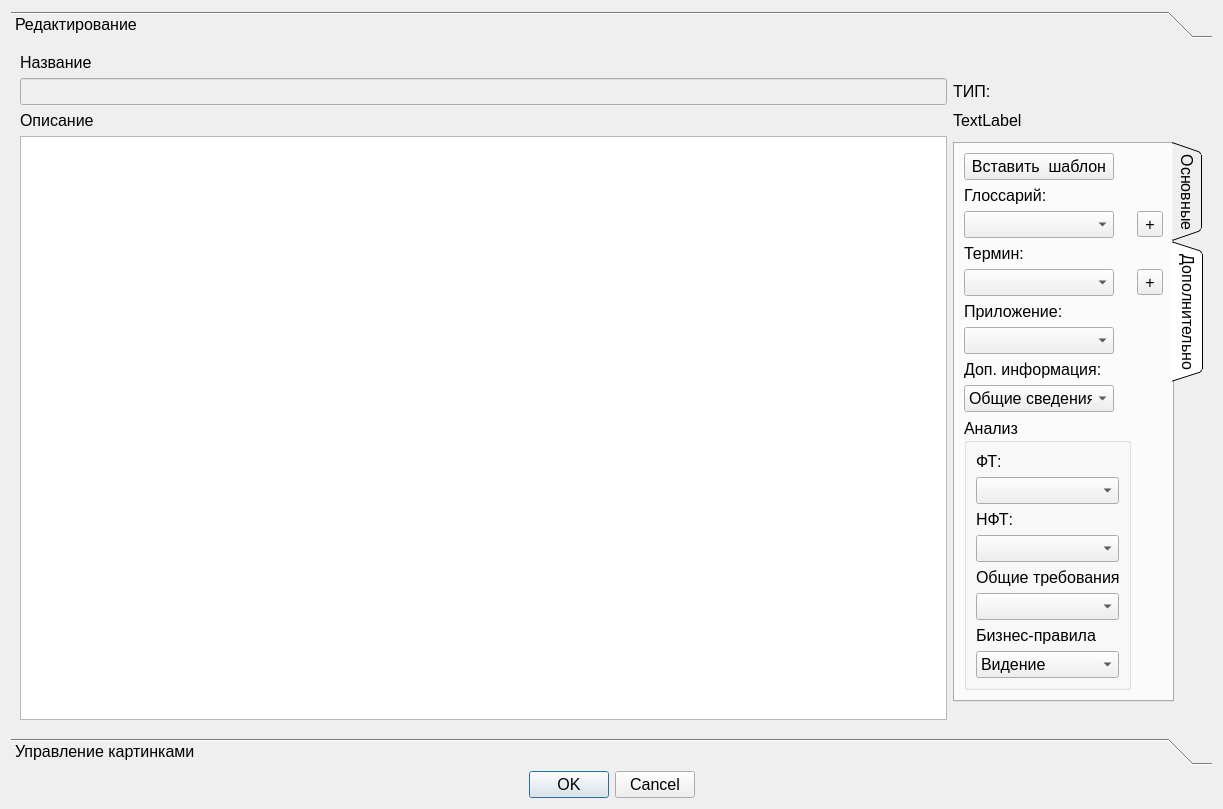
<?xml version="1.0" encoding="UTF-8"?>
<ui version="4.0">
 <class>EditorDialog</class>
 <widget class="QDialog" name="EditorDialog">
  <property name="geometry">
   <rect>
    <x>0</x>
    <y>0</y>
    <width>1223</width>
    <height>809</height>
   </rect>
  </property>
  <property name="windowTitle">
   <string>Текстовый редактор</string>
  </property>
  <property name="sizeGripEnabled">
   <bool>false</bool>
  </property>
  <layout class="QGridLayout" name="gridLayout">
   <item row="1" column="0">
    <widget class="QToolBox" name="EditorlBox">
     <property name="font">
      <font>
       <pointsize>12</pointsize>
      </font>
     </property>
     <property name="currentIndex">
      <number>0</number>
     </property>
     <widget class="QWidget" name="editorPage">
      <property name="geometry">
       <rect>
        <x>0</x>
        <y>0</y>
        <width>1189</width>
        <height>689</height>
       </rect>
      </property>
      <attribute name="label">
       <string>Редактирование</string>
      </attribute>
      <layout class="QGridLayout" name="gridLayout_3">
       <item row="6" column="2">
        <widget class="QLabel" name="descriptionLabel">
         <property name="text">
          <string>Описание</string>
         </property>
        </widget>
       </item>
       <item row="1" column="2">
        <widget class="QLabel" name="nameLabel">
         <property name="text">
          <string>Название </string>
         </property>
        </widget>
       </item>
       <item row="2" column="2" colspan="4">
        <widget class="QLineEdit" name="nameEdit">
         <property name="enabled">
          <bool>false</bool>
         </property>
        </widget>
       </item>
       <item row="16" column="2">
        <spacer name="verticalSpacer">
         <property name="orientation">
          <enum>Qt::Vertical</enum>
         </property>
         <property name="sizeHint" stdset="0">
          <size>
           <width>20</width>
           <height>40</height>
          </size>
         </property>
        </spacer>
       </item>
       <item row="11" column="2" rowspan="5" colspan="4">
        <widget class="QTextEdit" name="descriptionEdit">
         <property name="minimumSize">
          <size>
           <width>0</width>
           <height>560</height>
          </size>
         </property>
         <property name="font">
          <font>
           <family>Consolas</family>
           <pointsize>12</pointsize>
          </font>
         </property>
        </widget>
       </item>
       <item row="12" column="6">
        <widget class="QTabWidget" name="tabWidget">
         <property name="minimumSize">
          <size>
           <width>0</width>
           <height>560</height>
          </size>
         </property>
         <property name="maximumSize">
          <size>
           <width>250</width>
           <height>560</height>
          </size>
         </property>
         <property name="autoFillBackground">
          <bool>false</bool>
         </property>
         <property name="tabPosition">
          <enum>QTabWidget::East</enum>
         </property>
         <property name="tabShape">
          <enum>QTabWidget::Triangular</enum>
         </property>
         <property name="currentIndex">
          <number>1</number>
         </property>
         <property name="elideMode">
          <enum>Qt::ElideNone</enum>
         </property>
         <property name="movable">
          <bool>true</bool>
         </property>
         <widget class="QWidget" name="tab">
          <attribute name="title">
           <string>Основные</string>
          </attribute>
          <layout class="QGridLayout" name="gridLayout_4">
           <item row="5" column="1">
            <widget class="QPushButton" name="anchorButton">
             <property name="text">
              <string>ANCHOR</string>
             </property>
            </widget>
           </item>
           <item row="1" column="0">
            <widget class="QPushButton" name="understrikeButton">
             <property name="maximumSize">
              <size>
               <width>32</width>
               <height>32</height>
              </size>
             </property>
             <property name="font">
              <font>
               <pointsize>12</pointsize>
               <underline>true</underline>
              </font>
             </property>
             <property name="text">
              <string>U</string>
             </property>
            </widget>
           </item>
           <item row="0" column="1">
            <widget class="QPushButton" name="enumButton">
             <property name="maximumSize">
              <size>
               <width>120</width>
               <height>16777215</height>
              </size>
             </property>
             <property name="font">
              <font>
               <pointsize>12</pointsize>
              </font>
             </property>
             <property name="text">
              <string>Перечисление</string>
             </property>
            </widget>
           </item>
           <item row="10" column="1" rowspan="2">
            <spacer name="verticalSpacer_2">
             <property name="orientation">
              <enum>Qt::Vertical</enum>
             </property>
             <property name="sizeHint" stdset="0">
              <size>
               <width>20</width>
               <height>40</height>
              </size>
             </property>
            </spacer>
           </item>
           <item row="8" column="1">
            <widget class="QComboBox" name="paragraphBox">
             <property name="font">
              <font>
               <pointsize>12</pointsize>
              </font>
             </property>
             <item>
              <property name="text">
               <string>Пункт уровня 1</string>
              </property>
             </item>
             <item>
              <property name="text">
               <string>Пункт уровня 2</string>
              </property>
             </item>
             <item>
              <property name="text">
               <string>Пункт уровня 3</string>
              </property>
             </item>
             <item>
              <property name="text">
               <string>Пункт уровня 4</string>
              </property>
             </item>
            </widget>
           </item>
           <item row="3" column="1">
            <widget class="QPushButton" name="tableButton">
             <property name="maximumSize">
              <size>
               <width>120</width>
               <height>16777215</height>
              </size>
             </property>
             <property name="font">
              <font>
               <pointsize>12</pointsize>
              </font>
             </property>
             <property name="text">
              <string>Таблица</string>
             </property>
            </widget>
           </item>
           <item row="2" column="0">
            <widget class="QPushButton" name="boldButton">
             <property name="maximumSize">
              <size>
               <width>32</width>
               <height>32</height>
              </size>
             </property>
             <property name="font">
              <font>
               <pointsize>12</pointsize>
               <weight>75</weight>
               <bold>true</bold>
              </font>
             </property>
             <property name="text">
              <string>B</string>
             </property>
            </widget>
           </item>
           <item row="7" column="1">
            <widget class="QComboBox" name="titlesBox">
             <property name="font">
              <font>
               <pointsize>12</pointsize>
              </font>
             </property>
             <item>
              <property name="text">
               <string>Заголовок 1</string>
              </property>
             </item>
             <item>
              <property name="text">
               <string>Заголовок 2</string>
              </property>
             </item>
             <item>
              <property name="text">
               <string>Заголовок 3</string>
              </property>
             </item>
             <item>
              <property name="text">
               <string>Заголовок 4</string>
              </property>
             </item>
            </widget>
           </item>
           <item row="1" column="1">
            <widget class="QPushButton" name="noteButton">
             <property name="maximumSize">
              <size>
               <width>120</width>
               <height>16777215</height>
              </size>
             </property>
             <property name="font">
              <font>
               <pointsize>12</pointsize>
              </font>
             </property>
             <property name="text">
              <string>Примечание</string>
             </property>
            </widget>
           </item>
           <item row="0" column="0">
            <widget class="QPushButton" name="italicButton">
             <property name="maximumSize">
              <size>
               <width>32</width>
               <height>32</height>
              </size>
             </property>
             <property name="font">
              <font>
               <pointsize>12</pointsize>
               <italic>true</italic>
              </font>
             </property>
             <property name="text">
              <string>I</string>
             </property>
             <property name="default">
              <bool>false</bool>
             </property>
             <property name="flat">
              <bool>false</bool>
             </property>
            </widget>
           </item>
           <item row="4" column="1">
            <widget class="QPushButton" name="codeButton">
             <property name="maximumSize">
              <size>
               <width>120</width>
               <height>16777215</height>
              </size>
             </property>
             <property name="font">
              <font>
               <pointsize>12</pointsize>
              </font>
             </property>
             <property name="text">
              <string>[/CODE]</string>
             </property>
            </widget>
           </item>
           <item row="2" column="1">
            <widget class="QPushButton" name="preButton">
             <property name="maximumSize">
              <size>
               <width>120</width>
               <height>16777215</height>
              </size>
             </property>
             <property name="font">
              <font>
               <pointsize>12</pointsize>
              </font>
             </property>
             <property name="text">
              <string>[PRE]</string>
             </property>
            </widget>
           </item>
           <item row="6" column="1">
            <widget class="QPushButton" name="gotoAnchorButton">
             <property name="text">
              <string>GOTO_ANCHOR</string>
             </property>
            </widget>
           </item>
          </layout>
         </widget>
         <widget class="QWidget" name="tab_2">
          <attribute name="title">
           <string>Дополнительно</string>
          </attribute>
          <layout class="QGridLayout" name="gridLayout_5">
           <item row="1" column="0">
            <widget class="QLabel" name="label_10">
             <property name="maximumSize">
              <size>
               <width>150</width>
               <height>16777215</height>
              </size>
             </property>
             <property name="font">
              <font>
               <pointsize>12</pointsize>
              </font>
             </property>
             <property name="text">
              <string>Глоссарий:</string>
             </property>
            </widget>
           </item>
           <item row="8" column="0">
            <widget class="QComboBox" name="infoBox">
             <property name="maximumSize">
              <size>
               <width>150</width>
               <height>16777215</height>
              </size>
             </property>
             <item>
              <property name="text">
               <string>Общие сведения</string>
              </property>
             </item>
             <item>
              <property name="text">
               <string>Назначение ПО</string>
              </property>
             </item>
             <item>
              <property name="text">
               <string>Язык программирования</string>
              </property>
             </item>
             <item>
              <property name="text">
               <string>Средства компиляции и сборки проекта</string>
              </property>
             </item>
             <item>
              <property name="text">
               <string>Перечень ссылочных документов</string>
              </property>
             </item>
             <item>
              <property name="text">
               <string>Функциональные ограничения на применение</string>
              </property>
             </item>
             <item>
              <property name="text">
               <string>Необходимые и достаточные условия эксплуатации ПО</string>
              </property>
             </item>
            </widget>
           </item>
           <item row="7" column="0">
            <widget class="QLabel" name="label_11">
             <property name="maximumSize">
              <size>
               <width>150</width>
               <height>16777215</height>
              </size>
             </property>
             <property name="text">
              <string>Доп. информация:</string>
             </property>
            </widget>
           </item>
           <item row="10" column="0">
            <spacer name="verticalSpacer_3">
             <property name="orientation">
              <enum>Qt::Vertical</enum>
             </property>
             <property name="sizeHint" stdset="0">
              <size>
               <width>20</width>
               <height>40</height>
              </size>
             </property>
            </spacer>
           </item>
           <item row="6" column="0">
            <widget class="QComboBox" name="appendixBox">
             <property name="maximumSize">
              <size>
               <width>150</width>
               <height>16777215</height>
              </size>
             </property>
            </widget>
           </item>
           <item row="3" column="0">
            <widget class="QLabel" name="label_3">
             <property name="maximumSize">
              <size>
               <width>150</width>
               <height>16777215</height>
              </size>
             </property>
             <property name="font">
              <font>
               <pointsize>12</pointsize>
              </font>
             </property>
             <property name="text">
              <string>Термин:</string>
             </property>
            </widget>
           </item>
           <item row="0" column="0">
            <widget class="QPushButton" name="pasteTemplateButton">
             <property name="maximumSize">
              <size>
               <width>150</width>
               <height>16777215</height>
              </size>
             </property>
             <property name="text">
              <string>Вставить  шаблон</string>
             </property>
            </widget>
           </item>
           <item row="4" column="0">
            <widget class="QComboBox" name="terminBox">
             <property name="maximumSize">
              <size>
               <width>150</width>
               <height>16777215</height>
              </size>
             </property>
             <property name="font">
              <font>
               <pointsize>12</pointsize>
              </font>
             </property>
            </widget>
           </item>
           <item row="5" column="0">
            <widget class="QLabel" name="label_7">
             <property name="maximumSize">
              <size>
               <width>150</width>
               <height>16777215</height>
              </size>
             </property>
             <property name="text">
              <string>Приложение:</string>
             </property>
            </widget>
           </item>
           <item row="2" column="0">
            <widget class="QComboBox" name="glossaryBox">
             <property name="maximumSize">
              <size>
               <width>150</width>
               <height>16777215</height>
              </size>
             </property>
             <property name="font">
              <font>
               <pointsize>12</pointsize>
              </font>
             </property>
            </widget>
           </item>
           <item row="9" column="0">
            <widget class="QGroupBox" name="groupBox">
             <property name="title">
              <string>Анализ</string>
             </property>
             <layout class="QGridLayout" name="gridLayout_6">
              <item row="6" column="0">
               <widget class="QLabel" name="label_8">
                <property name="maximumSize">
                 <size>
                  <width>150</width>
                  <height>16777215</height>
                 </size>
                </property>
                <property name="text">
                 <string>Бизнес-правила</string>
                </property>
               </widget>
              </item>
              <item row="7" column="0">
               <widget class="QComboBox" name="brBox">
                <property name="sizePolicy">
                 <sizepolicy hsizetype="Preferred" vsizetype="Fixed">
                  <horstretch>0</horstretch>
                  <verstretch>0</verstretch>
                 </sizepolicy>
                </property>
                <property name="maximumSize">
                 <size>
                  <width>150</width>
                  <height>16777215</height>
                 </size>
                </property>
                <item>
                 <property name="text">
                  <string>Видение</string>
                 </property>
                </item>
                <item>
                 <property name="text">
                  <string>Предметная область</string>
                 </property>
                </item>
               </widget>
              </item>
              <item row="3" column="0">
               <widget class="QComboBox" name="nfrBox">
                <property name="maximumSize">
                 <size>
                  <width>150</width>
                  <height>16777215</height>
                 </size>
                </property>
               </widget>
              </item>
              <item row="1" column="0">
               <widget class="QComboBox" name="frBox">
                <property name="maximumSize">
                 <size>
                  <width>150</width>
                  <height>16777215</height>
                 </size>
                </property>
               </widget>
              </item>
              <item row="0" column="0">
               <widget class="QLabel" name="label_4">
                <property name="maximumSize">
                 <size>
                  <width>150</width>
                  <height>16777215</height>
                 </size>
                </property>
                <property name="text">
                 <string>ФТ:</string>
                </property>
               </widget>
              </item>
              <item row="2" column="0">
               <widget class="QLabel" name="label_5">
                <property name="maximumSize">
                 <size>
                  <width>150</width>
                  <height>16777215</height>
                 </size>
                </property>
                <property name="text">
                 <string>НФТ:</string>
                </property>
               </widget>
              </item>
              <item row="5" column="0">
               <widget class="QComboBox" name="crBox">
                <property name="sizePolicy">
                 <sizepolicy hsizetype="Preferred" vsizetype="Fixed">
                  <horstretch>0</horstretch>
                  <verstretch>0</verstretch>
                 </sizepolicy>
                </property>
                <property name="maximumSize">
                 <size>
                  <width>150</width>
                  <height>16777215</height>
                 </size>
                </property>
                <item>
                 <property name="text">
                  <string/>
                 </property>
                </item>
                <item>
                 <property name="text">
                  <string>ВСЕ</string>
                 </property>
                </item>
                <item>
                 <property name="text">
                  <string>Бизнес-правила</string>
                 </property>
                </item>
                <item>
                 <property name="text">
                  <string>Требования к документированию</string>
                 </property>
                </item>
                <item>
                 <property name="text">
                  <string>Системные требования</string>
                 </property>
                </item>
                <item>
                 <property name="text">
                  <string>Требования к дизаину ГИП</string>
                 </property>
                </item>
                <item>
                 <property name="text">
                  <string>Требования к безопасности и надежности</string>
                 </property>
                </item>
                <item>
                 <property name="text">
                  <string>Требованияк производительности</string>
                 </property>
                </item>
                <item>
                 <property name="text">
                  <string>Требования к устойчивости к сбоям</string>
                 </property>
                </item>
                <item>
                 <property name="text">
                  <string>Требования к эксплуатации и персоналу</string>
                 </property>
                </item>
                <item>
                 <property name="text">
                  <string>Требования к внутреннему состоянию</string>
                 </property>
                </item>
                <item>
                 <property name="text">
                  <string>Требования к отладке</string>
                 </property>
                </item>
                <item>
                 <property name="text">
                  <string>Требования использования ПО</string>
                 </property>
                </item>
               </widget>
              </item>
              <item row="4" column="0">
               <widget class="QLabel" name="label_6">
                <property name="maximumSize">
                 <size>
                  <width>150</width>
                  <height>16777215</height>
                 </size>
                </property>
                <property name="text">
                 <string>Общие требования:</string>
                </property>
               </widget>
              </item>
             </layout>
            </widget>
           </item>
           <item row="4" column="1">
            <widget class="QToolButton" name="scanTermsButton">
             <property name="text">
              <string>+</string>
             </property>
            </widget>
           </item>
           <item row="2" column="1">
            <widget class="QToolButton" name="scanGlossaryButton">
             <property name="text">
              <string>+</string>
             </property>
            </widget>
           </item>
          </layout>
         </widget>
        </widget>
       </item>
       <item row="2" column="6">
        <widget class="QLabel" name="label_9">
         <property name="text">
          <string>ТИП:</string>
         </property>
        </widget>
       </item>
       <item row="6" column="6">
        <widget class="QLabel" name="docTypeLabel">
         <property name="text">
          <string>TextLabel</string>
         </property>
        </widget>
       </item>
      </layout>
     </widget>
     <widget class="QWidget" name="imageManagerPage">
      <property name="geometry">
       <rect>
        <x>0</x>
        <y>0</y>
        <width>1205</width>
        <height>688</height>
       </rect>
      </property>
      <attribute name="label">
       <string>Управление картинками</string>
      </attribute>
      <layout class="QGridLayout" name="gridLayout_2">
       <item row="0" column="0">
        <widget class="QLabel" name="label_2">
         <property name="text">
          <string>Название</string>
         </property>
        </widget>
       </item>
       <item row="1" column="0">
        <widget class="QLabel" name="label">
         <property name="text">
          <string>Путь</string>
         </property>
        </widget>
       </item>
       <item row="8" column="5">
        <widget class="QLabel" name="infoLabel2">
         <property name="font">
          <font>
           <italic>true</italic>
          </font>
         </property>
         <property name="text">
          <string>Картинки должны быть только в формате Png!
 Щелкните 2 раза по картинке и Тег скопируется в буффер.</string>
         </property>
        </widget>
       </item>
       <item row="4" column="1" colspan="6">
        <widget class="QListWidget" name="picturesList">
         <property name="font">
          <font>
           <family>MS Shell Dlg 2</family>
           <pointsize>12</pointsize>
          </font>
         </property>
        </widget>
       </item>
       <item row="3" column="1" colspan="2">
        <widget class="QLabel" name="picturesListLabel">
         <property name="text">
          <string>Список вложенных картинок:</string>
         </property>
        </widget>
       </item>
       <item row="5" column="1" colspan="4">
        <widget class="QPushButton" name="editNameButton">
         <property name="text">
          <string>Редактировать</string>
         </property>
         <property name="checkable">
          <bool>true</bool>
         </property>
        </widget>
       </item>
       <item row="5" column="5" colspan="2">
        <widget class="QPushButton" name="deleteImageButton">
         <property name="text">
          <string>Удалить</string>
         </property>
        </widget>
       </item>
       <item row="0" column="1" colspan="5">
        <widget class="QLineEdit" name="nameImageEdit"/>
       </item>
       <item row="1" column="1" colspan="5">
        <widget class="QLineEdit" name="pathEdit">
         <property name="enabled">
          <bool>false</bool>
         </property>
        </widget>
       </item>
       <item row="1" column="6">
        <widget class="QToolButton" name="browselButton">
         <property name="text">
          <string>...</string>
         </property>
        </widget>
       </item>
       <item row="2" column="1" colspan="5">
        <widget class="QPushButton" name="addImageButton">
         <property name="text">
          <string>Добавить </string>
         </property>
        </widget>
       </item>
       <item row="7" column="1">
        <widget class="QLabel" name="newNameLabel">
         <property name="text">
          <string>Название</string>
         </property>
        </widget>
       </item>
       <item row="7" column="2" colspan="2">
        <widget class="QLineEdit" name="newNameEdit">
         <property name="enabled">
          <bool>false</bool>
         </property>
        </widget>
       </item>
      </layout>
     </widget>
    </widget>
   </item>
   <item row="2" column="0">
    <widget class="QDialogButtonBox" name="dialogButtonBox">
     <property name="font">
      <font>
       <pointsize>12</pointsize>
      </font>
     </property>
     <property name="orientation">
      <enum>Qt::Horizontal</enum>
     </property>
     <property name="standardButtons">
      <set>QDialogButtonBox::Cancel|QDialogButtonBox::Ok</set>
     </property>
     <property name="centerButtons">
      <bool>true</bool>
     </property>
    </widget>
   </item>
  </layout>
 </widget>
 <resources/>
 <connections>
  <connection>
   <sender>dialogButtonBox</sender>
   <signal>accepted()</signal>
   <receiver>EditorDialog</receiver>
   <slot>accept()</slot>
   <hints>
    <hint type="sourcelabel">
     <x>248</x>
     <y>254</y>
    </hint>
    <hint type="destinationlabel">
     <x>157</x>
     <y>274</y>
    </hint>
   </hints>
  </connection>
  <connection>
   <sender>dialogButtonBox</sender>
   <signal>rejected()</signal>
   <receiver>EditorDialog</receiver>
   <slot>reject()</slot>
   <hints>
    <hint type="sourcelabel">
     <x>316</x>
     <y>260</y>
    </hint>
    <hint type="destinationlabel">
     <x>286</x>
     <y>274</y>
    </hint>
   </hints>
  </connection>
 </connections>
</ui>
